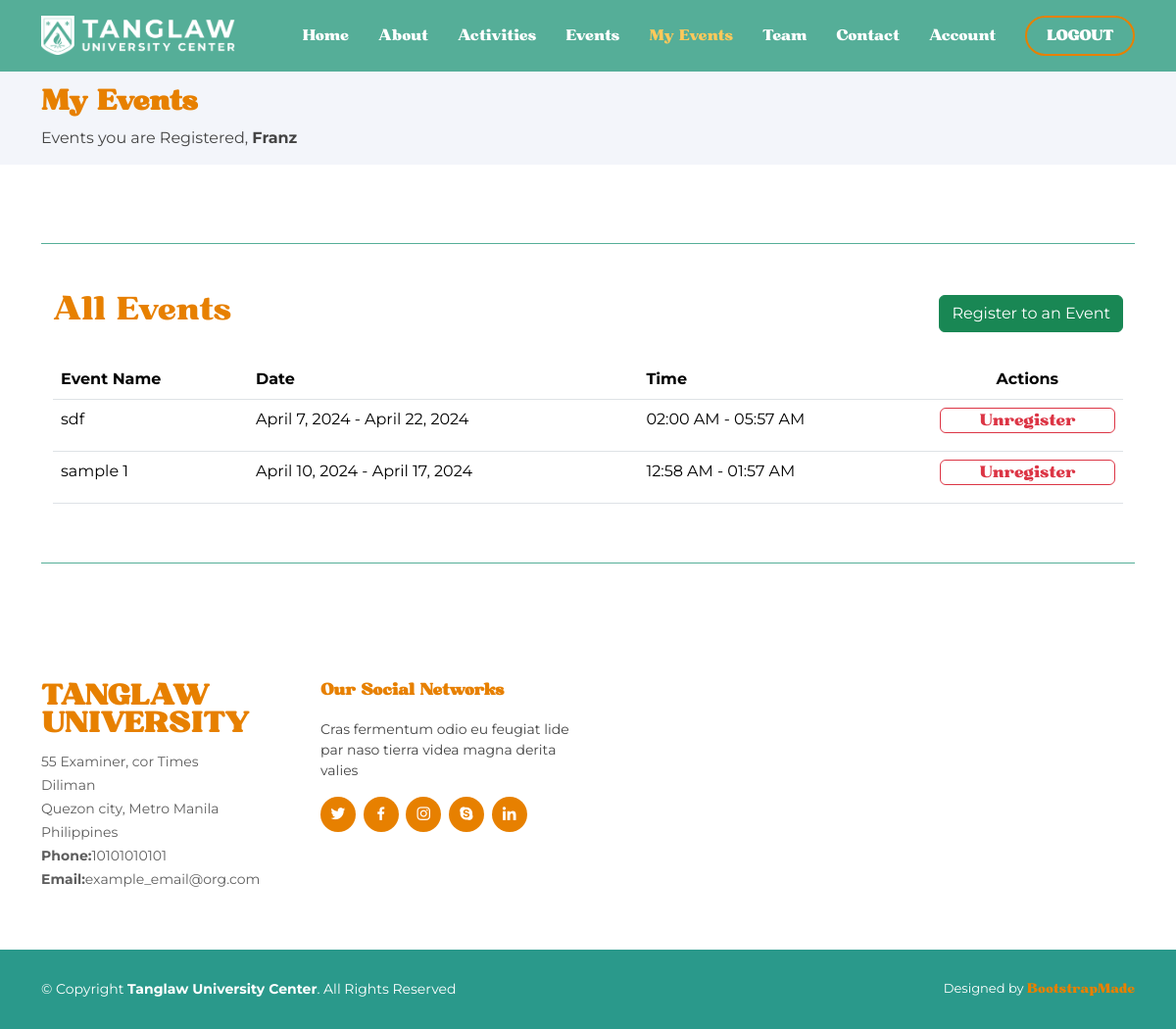
The page /my-events.php (signed in) on the database as committed earlier.
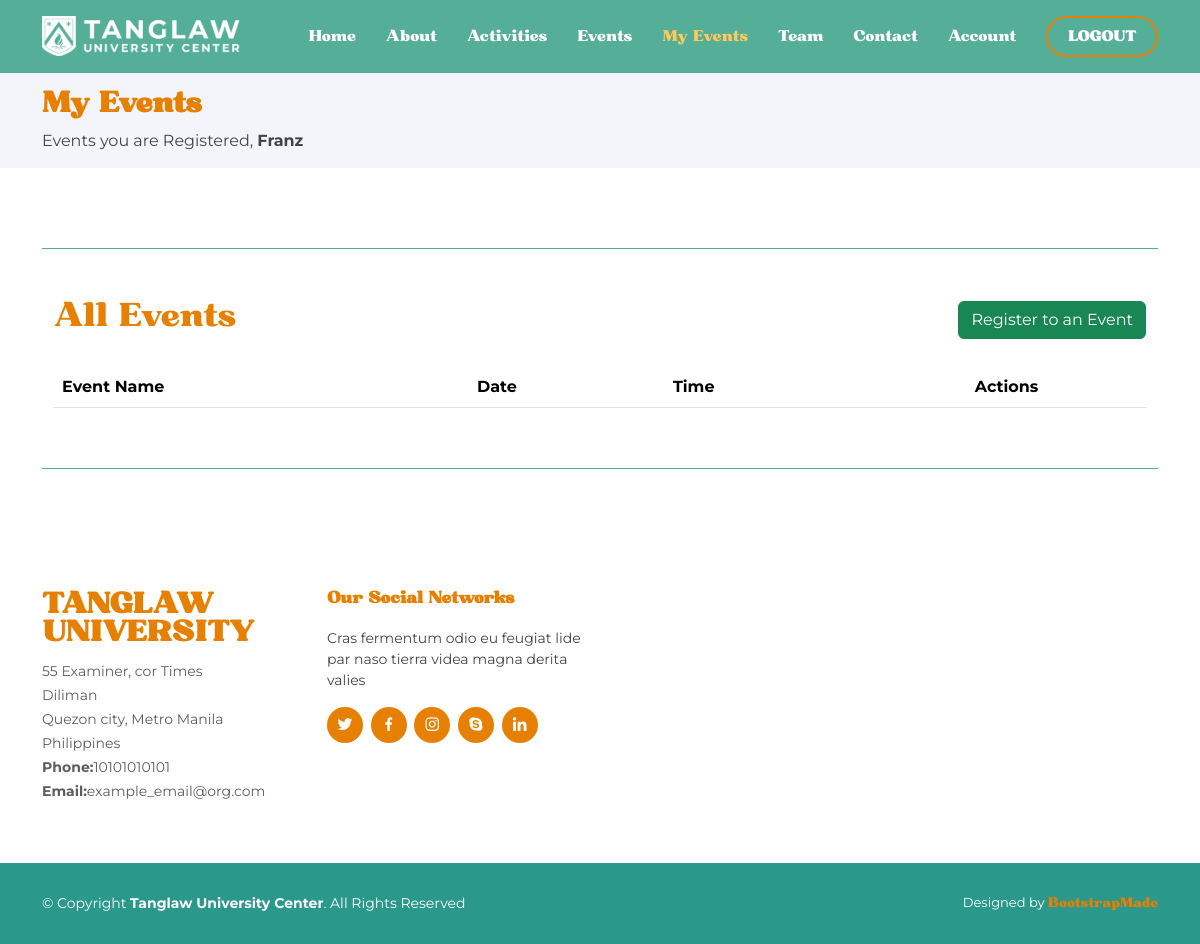
The same page on the database as committed later.
### tables this page shows
CREATE TABLE `events` (
  `event_image` longblob NOT NULL,
  `event_name` varchar(255) NOT NULL,
  `event_location` varchar(255) NOT NULL,
  `event_contact_person` varchar(255) NOT NULL,
  `event_contact` varchar(11) NOT NULL,
  `event_date_start` date NOT NULL,
  `event_date_end` date NOT NULL,
  `event_time_start` time NOT NULL,
  `event_time_end` time NOT NULL,
  `event_content` mediumtext NOT NULL,
  `event_id` int(11) NOT NULL
);

### my-events.php (the view, shortened to what the changed rows need)
<?php
  if(isset($_SESSION["user"])) {
    $user = $_SESSION["user"];
    $volunteer_id = $user["volunteer_id"];
  } else {
    $user = null;
    $email = null;
    $username = null;
    header("Location: index.php");
  }
?>
<!DOCTYPE html>
<html lang="en">
<head>
  <link href="assets/vendor/aos/aos.css" rel="stylesheet">
  <link href="assets/vendor/bootstrap/css/bootstrap.min.css" rel="stylesheet">
  <link href="assets/vendor/bootstrap-icons/bootstrap-icons.css" rel="stylesheet">
  <link href="assets/vendor/boxicons/css/boxicons.min.css" rel="stylesheet">
  <link href="assets/vendor/glightbox/css/glightbox.min.css" rel="stylesheet">
  <link href="assets/vendor/remixicon/remixicon.css" rel="stylesheet">
  <link href="assets/vendor/swiper/swiper-bundle.min.css" rel="stylesheet">
  <link href="assets/css/style.css" rel="stylesheet">
  <link href="assets/css/font.css" rel="stylesheet">
</head>
<?php
    require_once("db-connector.php");
    $query = "SELECT event_id FROM volunteer_events WHERE volunteer_id = $volunteer_id";
    $stmt = $pdo_obj->query($query);
    $event_ids = array();
    while ($row = $stmt->fetch(PDO::FETCH_COLUMN)) {
    $event_ids[] = $row;
    }
?>
<body>
  <main id="main">
    <section id="breadcrumbs" class="breadcrumbs">
      <div class="container">
        <h2 class="header-text-2">My Events</h2>
      </div>
    </section>
    <section class="inner-page">
      <div class="container">
    <div class="container table-container">
<br>
<br>
  <div class="d-flex justify-content-between align-items-center">
    <h2 style="color:#e78000">All Events</h2>
  </div>
  <br>
  <table style="margin-bottom:60px;" class="table">
    <thead>
      <tr>
        <th>Event Name</th>
        <th>Date</th>
        <th>Time</th>
        <th style="text-align: center;">Actions</th>
      </tr>
    </thead>
    <tbody>
      <?php
$all_events = array();
    foreach ($event_ids as $id) {
      $query = "SELECT * FROM events WHERE event_id = :event_id";
      $stmt = $pdo_obj->prepare($query);
      $stmt->bindValue(':event_id', $id, PDO::PARAM_INT);
      $stmt->execute();
      $event = $stmt->fetch(PDO::FETCH_ASSOC);
      if ($event) {
        $all_events[] = $event;
      }
    }
    foreach ($all_events  as $event): ?>
        <tr>
          <td><?php echo $event['event_name']; ?></td>
          <td><?php echo date("F j, Y", strtotime($event['event_date_start'])); ?> - <?php echo date("F j, Y", strtotime($event['event_date_end'])); ?></td>
          <td><?php echo date("h:i A", strtotime($event['event_time_start'])); ?> - <?php echo date("h:i A", strtotime($event['event_time_end'])); ?></td>
          <td>
          <a href="userAction/unregister.php?id=<?php echo $event['event_id']; ?>"><button style="margin-bottom:10px; display: flex; justify-content: center; align-items: center;" class="btn btn-outline-danger dash-button">Unregister</button>
          </td>
        </tr>
      <?php endforeach; ?>
    </tbody>
  </table>
</div>
      </div>
    </section>
  </main>
</body>
</html>

Rows that differ between the two databases and show on the page:
removed events: event_name "sdf", event_date_start "April 7, 2024", event_date_end "April 22, 2024", event_time_start "02:00 AM", event_time_end "05:57 AM"
removed events: event_name "sample 1", event_date_start "April 10, 2024", event_date_end "April 17, 2024", event_time_start "12:58 AM", event_time_end "01:57 AM"
